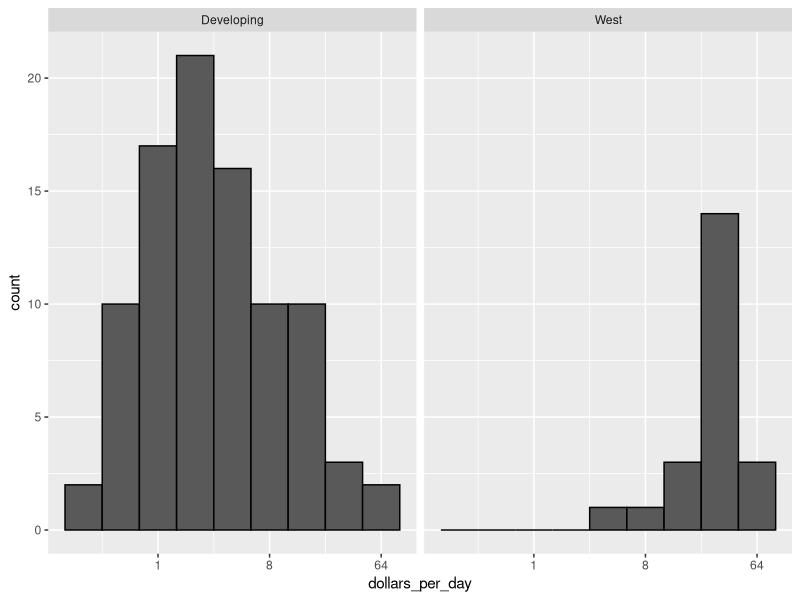
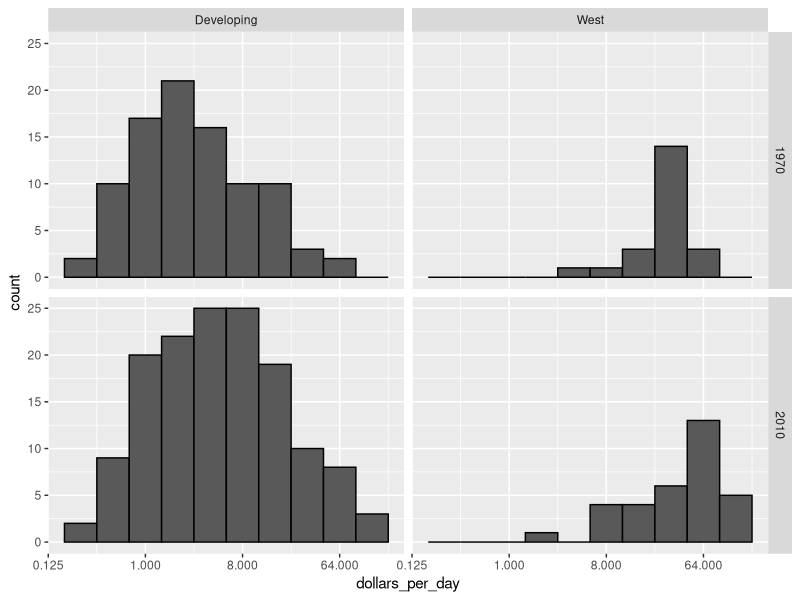
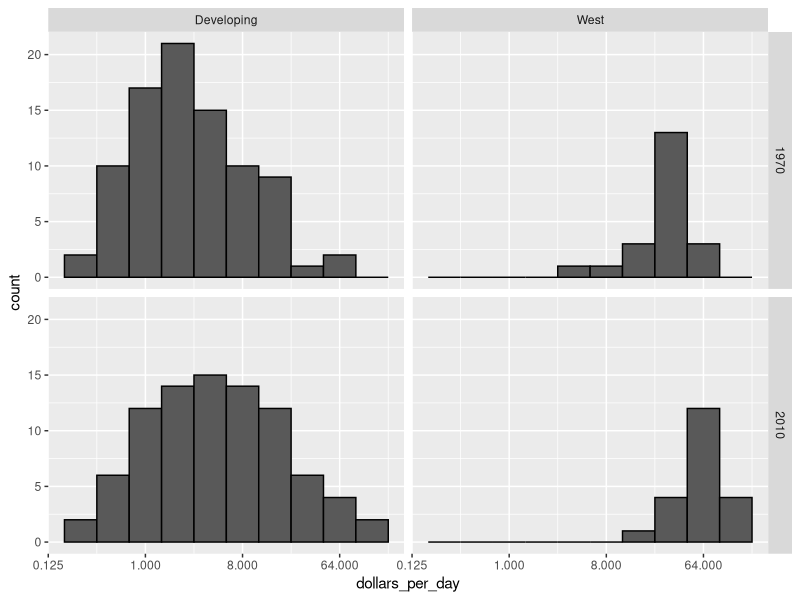
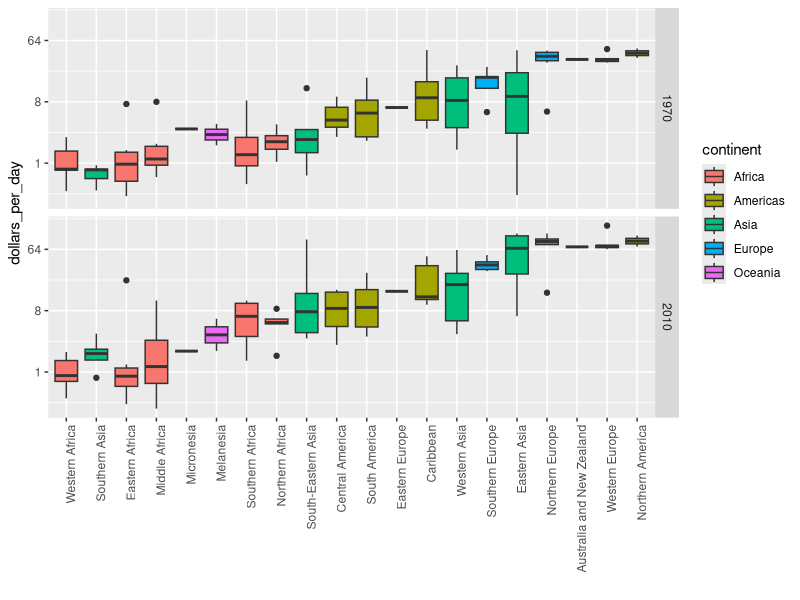
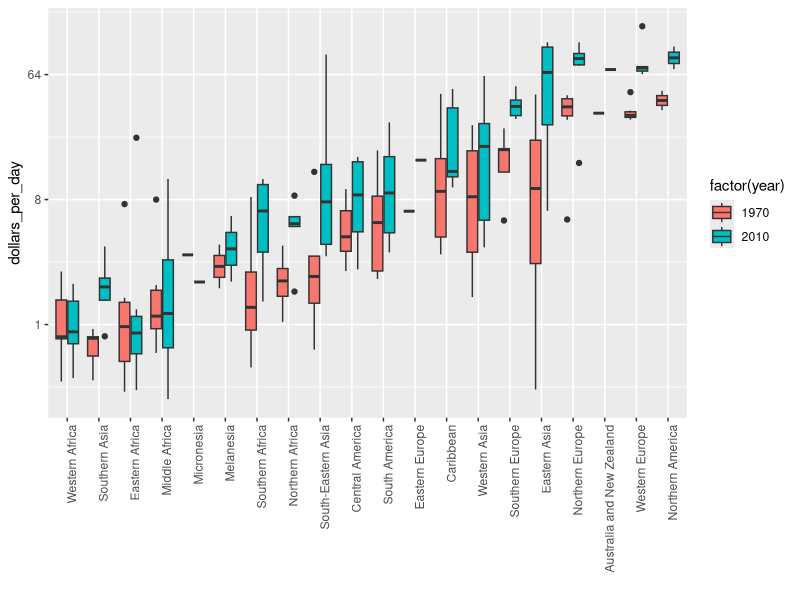

Generate these figures, in order, with R:
library(dslabs)
library(dplyr)
library(tidyverse)
data(gapminder)

gapminder <- gapminder %>%
  mutate(dollars_per_day = gdp/population/365)
past_year <- 1970

# define Western countries
west <- c("Western Europe", "Northern Europe", "Southern Europe", "Northern America", "Australia and New Zealand")

# facet by West vs devloping
gapminder %>%
  filter(year == past_year & !is.na(gdp)) %>%
  mutate(group = ifelse(region %in% west, "West", "Developing")) %>%
  ggplot(aes(dollars_per_day)) +
  geom_histogram(binwidth = 1, color = "black") +
  scale_x_continuous(trans = "log2") +
  facet_grid(. ~ group)

# facet by West/developing and year
present_year <- 2010
gapminder %>%
  filter(year %in% c(past_year, present_year) & !is.na(gdp)) %>%
  mutate(group = ifelse(region %in% west, "West", "Developing")) %>%
  ggplot(aes(dollars_per_day)) +
  geom_histogram(binwidth = 1, color = "black") +
  scale_x_continuous(trans = "log2") +
  facet_grid(year ~ group)

# define countries that have data available in both years
country_list_1 <- gapminder %>%
  filter(year == past_year & !is.na(dollars_per_day)) %>% .$country
country_list_2 <- gapminder %>%
  filter(year == present_year & !is.na(dollars_per_day)) %>% .$country
country_list <- intersect(country_list_1, country_list_2)

# make histogram including only countries with data available in both years
gapminder %>%
  filter(year %in% c(past_year, present_year) & country %in% country_list) %>%    # keep only selected countries
  mutate(group = ifelse(region %in% west, "West", "Developing")) %>%
  ggplot(aes(dollars_per_day)) +
  geom_histogram(binwidth = 1, color = "black") +
  scale_x_continuous(trans = "log2") +
  facet_grid(year ~ group)

p <- gapminder %>%
  filter(year %in% c(past_year, present_year) & country %in% country_list) %>%
  mutate(region = reorder(region, dollars_per_day, FUN = median)) %>%
  ggplot() +
  theme(axis.text.x = element_text(angle = 90, hjust = 1)) +
  xlab("") + scale_y_continuous(trans = "log2")

p + geom_boxplot(aes(region, dollars_per_day, fill = continent)) +
  facet_grid(year ~ .)

# arrange matching boxplots next to each other, colored by year
p + geom_boxplot(aes(region, dollars_per_day, fill = factor(year)))
